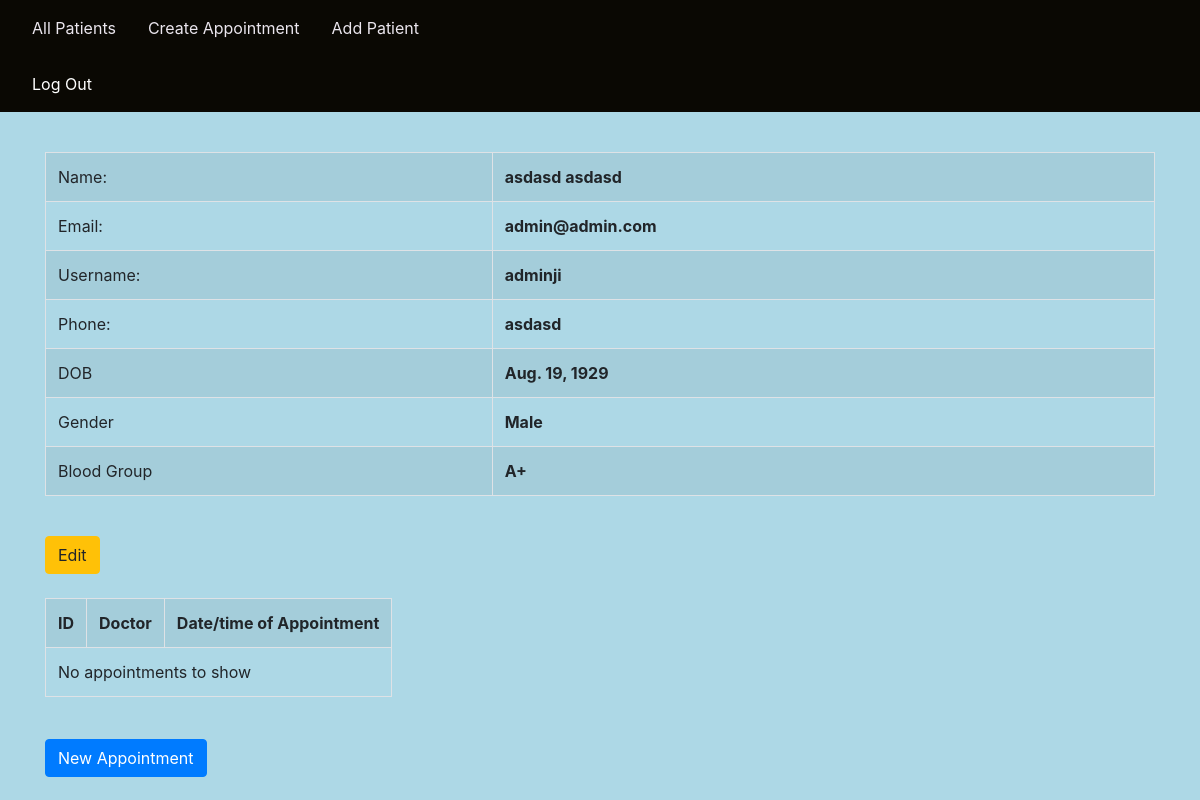
The page /patient/view/adminji/ on the database its author committed.
### pm/models.py (models this page shows)
class User(AbstractUser):
    USER_TYPE_CHOICES = (
        (1,'patient'),
        (2,'doctor'),
        (3,'staff'),
    )
    user_type = models.PositiveSmallIntegerField(null=True,choices = USER_TYPE_CHOICES)
    date_of_birth = models.DateField(auto_now=False, auto_now_add=False, null=True)
    phone = models.CharField(null=True, max_length=15)
    GENDER_CHOICES = (
        ('Male', 'Male'),
        ('Female', 'Female'),
        ('Other', 'Other'),
    )
    gender = models.CharField(
        max_length = 6,
        choices = GENDER_CHOICES,
        null = True,
        default = 'Other',
    )
    BLOOD_GROUP_CHOICES = (
        ('A+','A+'),
        ('A-','A-'),
        ('B+','B+'),
        ('B-','B-'),
        ('O+','O+'),
        ('O-','O-'),
        ('AB+','AB+'),
        ('AB-','AB-'),
        ('Other','Other'),
    )
    blood_group = models.CharField(
        max_length = 5,
        choices = BLOOD_GROUP_CHOICES,
        null = True,
        default = 'Other',
    )

### pm/views.py (the view)
# urls.py: path('patient/view/<str:uname>/', views.patient_view, name = 'patient_view'),
def patient_view(request, uname):
    usr = get_object_or_404(User, username = uname)
    appointments = Appointment.objects.filter(patient=usr)
    context = {
        'user': usr,
        'appointments': appointments,
    }
    return render(request, 'pm/patient_view.html', context)

### templates/pm/patient_view.html (shortened to what this page needs)
{% extends "pm/base.html" %}
{% block s %}
<div class="container">
        <table class="table table-striped table-bordered table-hover">
                <tr>
                  <td>Name:</td>
                  <td id="strong">
                    {{ user.first_name }} {{ user.last_name }}
                </td>
                </tr>
                <tr>
                  <td>Email:</td>
                  <td id="strong">{{ user.email }}</td>
                </tr>
                <tr>
                  <td>Username:</td>
                  <td id="strong">{{ user.username }}</td>
                </tr>
                <tr>
                  <td>Phone:</td>
                  <td id="strong">{{ user.phone }}</td>
                </tr>
                <tr>
                  <td>DOB</td>
                  <td id="strong">{{ user.date_of_birth }}</td>
                </tr>
                <tr>
                  <td>Gender</td>
                  <td id="strong">{{ user.gender }}</td>
                </tr>
                <tr>
                        <td>Blood Group</td>
                        <td id="strong">{{ user.blood_group }}</td>
              </tr>
              </table>
        <div class="container">
                <div class="row">
                    <div class="edit-btn">
                        <a href="/patient/edit/{{ user.username }}"><button class="btn btn-warning">Edit</button></a>
                    </div>
                </div>
                <br>
                <div class="row">
                    <div class="appt">
                        <table class="table table-striped table-bordered table-hover">
                            <tr>
                                <th> ID </th>
                                <th> Doctor </th>
                                <th> Date/time of Appointment </th>
                            </tr>
                            {% if appointments %}
                            {% for appt in appointments %}
                            <tr>
                                <td> {{ appt.id }} </td>
                                <td> {{ appt.doctor }} </td>
                                <td> <a href="/appointment/view/{{ appt.id }}"> {{ appt.date_time }} </a> </td>
                            </tr>
                            {% endfor %}
                            {% else %}
                            <tr>
                                <td colspan=3>No appointments to show</td>
                            </tr>
                            {% endif %}
                        </table>
                    </div>
                </div>
                <p style="padding:5px;" ></p>
                <div class="row">
                    <div id="new-appt">
                        <a href="/appointment/create/{{ user.username }}/"><button class="btn btn-primary">New Appointment</button>
                    </div>
                </div>
            </div>
{% endblock %}

### pm/static/css/test.css (style rules this page uses)
body { background-color: lightblue; }
td { border: 2px solid #020101; text-align: left; padding: 8px; }
#strong { font-weight: bold; }

### rows shown on the page
User: first_name "asdasd", last_name "asdasd", email "admin@admin.com", username "adminji", phone "asdasd", date_of_birth "Aug. 19, 1929", gender "Male", blood_group "A+"
